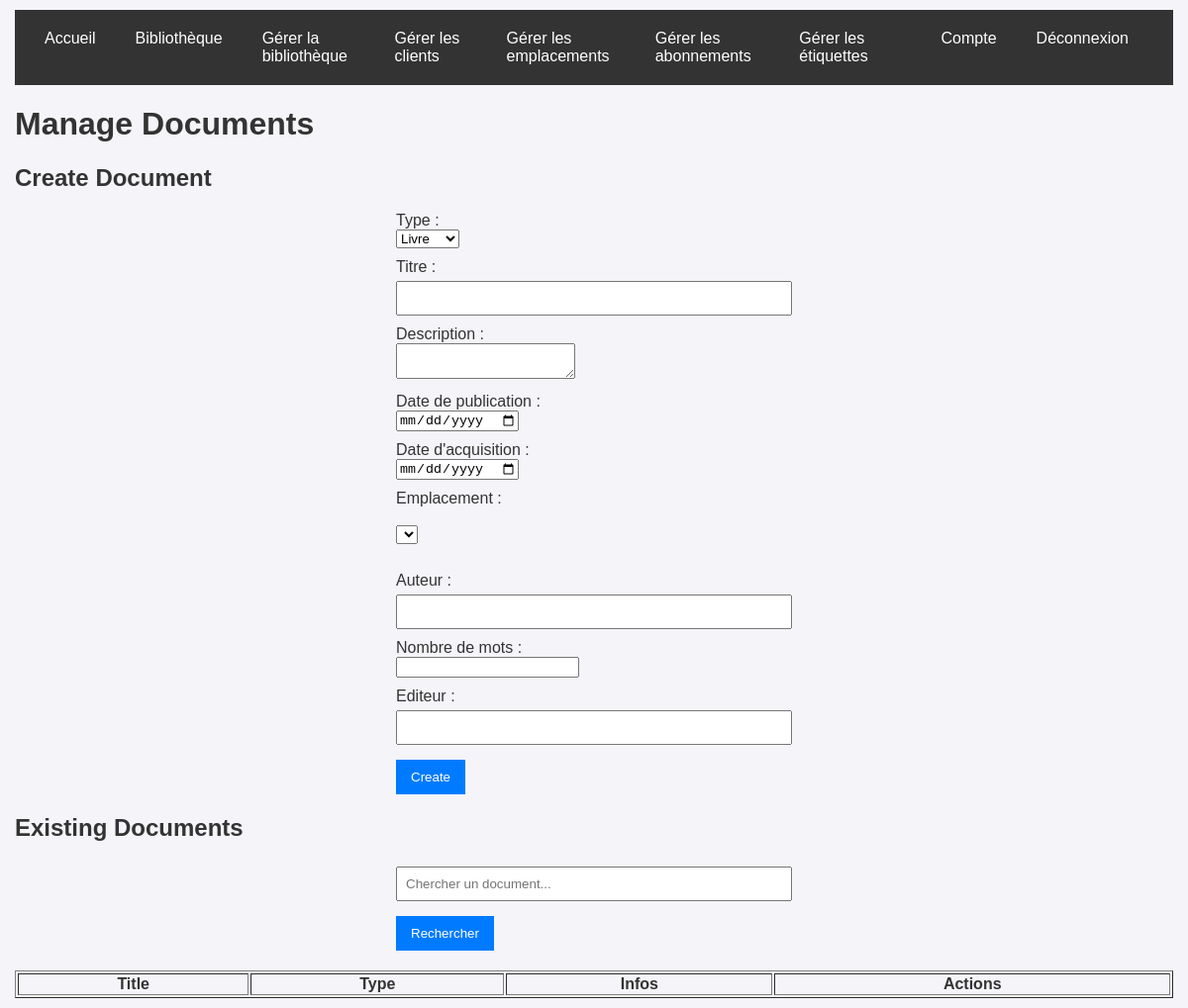
/backoffice/manage_library.php (signed in), run on an earlier commit of the app's database.
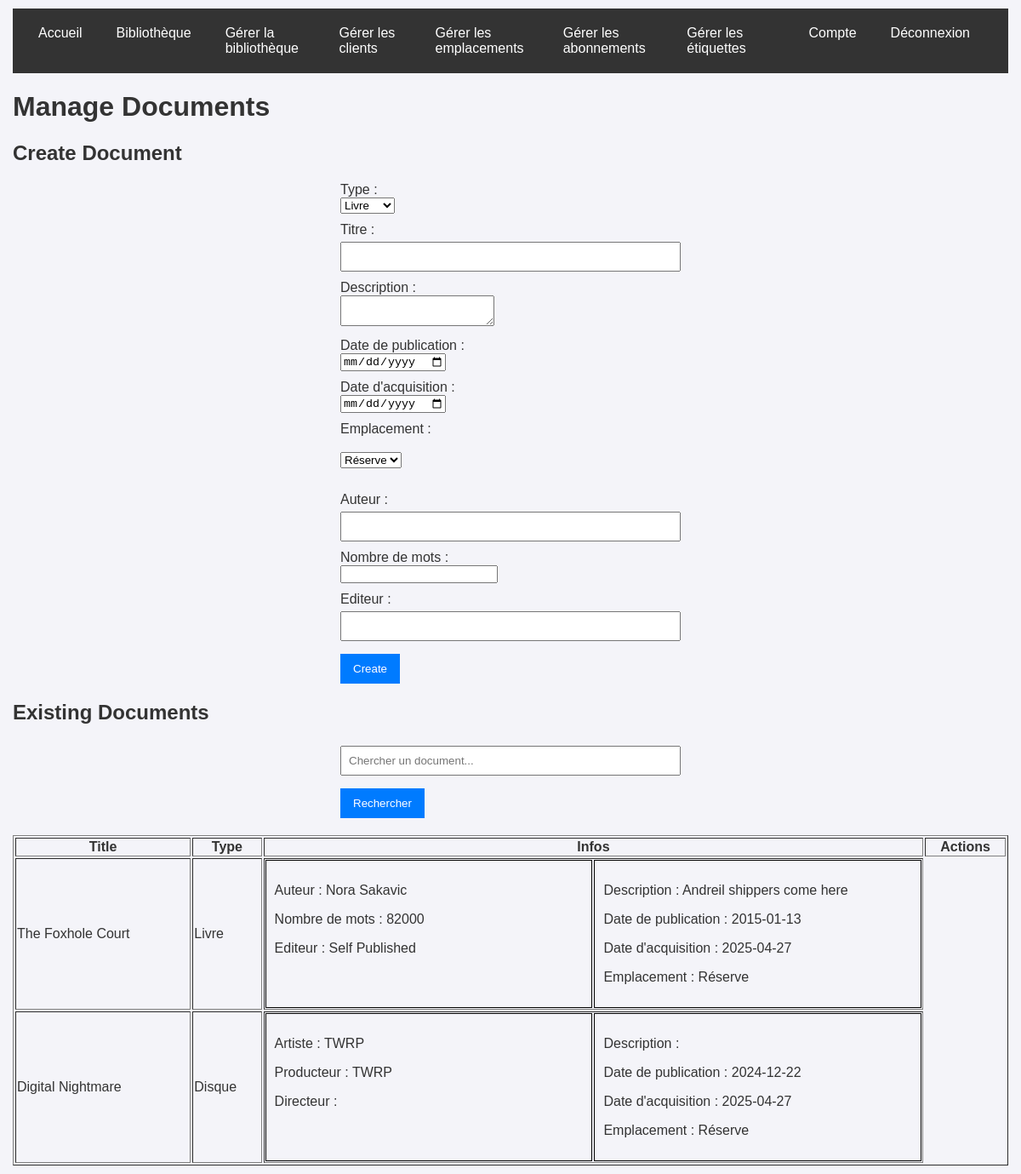
And on a later commit of the database.
### tables this page shows
CREATE TABLE Document(
   id_document INTEGER,
   title_document TEXT NOT NULL,
   publishing_date_document NUMERIC NOT NULL,
   description_document TEXT,
   acquisition_date_document NUMERIC NOT NULL,
   id_location INTEGER NOT NULL, "available_document",
   PRIMARY KEY(id_document),
   FOREIGN KEY(id_location) REFERENCES Location(id_location)
);

CREATE TABLE Book(
   id_document INTEGER,
   author_book TEXT,
   nbr_words_book TEXT,
   publisher_book TEXT,
   PRIMARY KEY(id_document),
   FOREIGN KEY(id_document) REFERENCES Document(id_document)
);

CREATE TABLE Location(
   id_location INTEGER,
   name_location TEXT NOT NULL,
   description_location TEXT,
   PRIMARY KEY(id_location),
   UNIQUE(name_location)
);

CREATE TABLE Disk(
   id_document INTEGER,
   artist_disk TEXT,
   producer_disk TEXT,
   director_disk TEXT,
   PRIMARY KEY(id_document),
   FOREIGN KEY(id_document) REFERENCES Document(id_document)
);

### display_documents.php (the view, shortened to what this page needs)
<table border="1" class="full-width-table">
    <thead>
        <tr>
            <th>Title</th>
            <th>Type</th>
            <th>Infos</th>
            <?php if ($display_argument == display_argument::NoAction): ?> <th>Status</th>
            <?php else: ?> <th>Actions</th> <?php endif; ?>
        </tr>
    </thead>
    <tbody>
        <?php foreach ($documents as $document): ?>
            <?php $document['type_document'] = array_key_exists('author_book', $document) && $document['author_book'] != null
                    ? type_document::Book
                    : type_document::Disk ?>
            <tr>
                <td><?= htmlspecialchars($document['title_document']) ?></td>
                <td><?=
                    $document['type_document'] == type_document::Book ? 'Livre' : 'Disque'
                ?></td>
                <td>
                    <div style="display: flex; flex-direction: row; gap:2px; width: 100%;">
                        <div class="document-details-table-cell">
                        <?php if ($document['type_document'] == type_document::Book): ?>
                            <p>Auteur : <?= htmlspecialchars($document['author_book']) ?></p>
                            <p>Nombre de mots : <?= htmlspecialchars($document['nbr_words_book']) ?></p>
                            <p>Editeur : <?= htmlspecialchars($document['publisher_book']) ?></p>
                        <?php else : ?>
                            <p>Artiste : <?= htmlspecialchars($document['artist_disk']) ?></p>
                            <p>Producteur : <?= htmlspecialchars($document['producer_disk']) ?></p>
                            <p>Directeur : <?= htmlspecialchars($document['director_disk']) ?></p>
                        <?php endif; ?>
                        </div>
                        <div class="document-details-table-cell">
                            <p>Description : <?= htmlspecialchars($document['description_document']) ?></p>
                            <p>Date de publication : <?= htmlspecialchars($document['publishing_date_document']) ?></p>
                            <p>Date d'acquisition : <?= htmlspecialchars($document['acquisition_date_document']) ?></p>
                            <p>Emplacement : <?= htmlspecialchars($document['name_location']) ?></p>
                        </div>
                    </div>
                </td>
            </tr>
        <?php endforeach; ?>
    </tbody>
</table>

### backoffice/manage_library.php (shortened to what this page needs)
<?php
require_once '../database/db_connection.php';
$locations = $pdo->query("SELECT * FROM location")->fetchAll(PDO::FETCH_ASSOC);
$stmt = $pdo->query("SELECT d.*, b.author_book, b.nbr_words_book, b.publisher_book, di.artist_disk, di.producer_disk, di.director_disk, l.* FROM document d LEFT JOIN book b ON d.id_document = b.id_document LEFT JOIN disk di ON d.id_document = di.id_document LEFT JOIN location l ON d.id_location = l.id_location");
$documents = $stmt->fetchAll(PDO::FETCH_ASSOC);
?>
<!DOCTYPE html>
<html lang="en">
<head>
    <link rel="stylesheet" href="../styles/style.css">
</head>
<body>
    <?php include '../navbar.php'; ?>
    <h1>Manage Documents</h1>
    <h2>Create Document</h2>
    <form method="POST">
        <label for="type">Type :</label>
        <select id="type" name="type" required>
            <option value="book">Livre</option>
        </select>
        <label for="title">Titre :</label>
        <input type="text" id="title" name="title" required>
        <label for="description">Description :</label>
        <textarea id="description" name="description"></textarea>
        <label for="publishing_date">Date de publication :</label>
        <input type="date" id="publishing_date" name="publishing_date" required>
        <label for="acquisition_date">Date d'acquisition :</label>
        <input type="date" id="acquisition_date" name="acquisition_date" required>
        <label for="id_location">Emplacement :</label><br>
            <select id="id_location" name="id_location" required>
                <?php foreach ($locations as $location): ?>
                    <option value="<?= $location['id_location'] ?>">
                        <?= htmlspecialchars($location['name_location']) ?>
                    </option>
                <?php endforeach; ?>
            </select><br><br>
        <div id="dynamic-form"></div>
        <button type="submit">Create</button>
    </form>
    <h2>Existing Documents</h2>
    <div class="search-container">
        <form method="GET" action="manage_library.php">
            <input type="text" name="search" placeholder="Chercher un document..." value="<?php echo htmlspecialchars($_GET['search'] ?? ''); ?>">
            <button type="submit">Rechercher</button>
        </form>
    </div>
    <?php $hide_document_actions = false; include '../display_documents.php'; ?>
</body>
</html>

### navbar.php (shortened to what this page needs)
<?php
$httpProtocol = !isset($_SERVER['HTTPS']) || $_SERVER['HTTPS'] != 'on' ? 'http' : 'https';
$base_url = $httpProtocol.'://'.$_SERVER['HTTP_HOST'];
?>
<!DOCTYPE html>
<html lang="en">
<head>
    <link rel="stylesheet" href="styles/style.css">
</head>
<body>
    <div class="navbar">
        <?php
        echo "<a href=\"$base_url/index.php\">Accueil</a>
        <a href=\"$base_url/library.php\">Bibliothèque</a>";
        if (isset($_SESSION['role']) && in_array($_SESSION['role'], [1, 2, 3])) {
            echo "<a href=\"$base_url/backoffice/manage_library.php\">Gérer la bibliothèque</a>";
            echo "<a href=\"$base_url/backoffice/manage_client.php\">Gérer les clients</a>";
            echo "<a href=\"$base_url/backoffice/manage_location.php\">Gérer les emplacements</a>";
            echo "<a href=\"$base_url/backoffice/manage_subscription.php\">Gérer les abonnements</a>";
            echo "<a href=\"$base_url/backoffice/manage_tag.php\">Gérer les étiquettes</a>";
        }
        echo '<div class="navbar-right">';
        if (isset($_SESSION['user_id'])) {
            echo "<a href=\"$base_url/account.php\">Compte</a>";
            echo "<a href=\"$base_url/logout.php\">Déconnexion</a>";
        } else {
            echo "<a href=\"$base_url/login.php\">Se connecter / Créer un compte</a>";
        }
        echo '</div>';
    ?>
    </div>
</body>
</html>

### styles/style.css (style rules this page uses)
body { font-family: Arial, sans-serif; margin: 0; padding: 10px 15px; background-color: #f4f4f9; color: #333; }
a { color: #6c5ce7; text-decoration: none; }
.navbar { display: flex; background-color: #333; padding: 10px; }
.navbar a { color: white; text-decoration: none; padding: 10px 15px; margin: 0 5px; }
.navbar-right { margin-left: auto; padding: 10px 15px; }
form { max-width: 400px; margin: auto; }
label { display: block; margin-top: 10px; }
input[type="text"], input[type="email"], input[type="password"] { width: 100%; padding: 8px; margin-top: 5px; box-sizing: border-box; }
button { margin-top: 15px; padding: 10px 15px; background-color: #007BFF; color: white; border: none; cursor: pointer; }
.search-container { margin-bottom: 20px; }
.document-details-table-cell { padding: 10px; border: 1px solid #000000; text-align: left; width: 50%; }
.full-width-table { width: 100%; }

What changed in the data, as far as the page shows it:
added document: title_document "The Foxhole Court", shows "Livre", book.author_book "Nora Sakavic", book.nbr_words_book "82000", book.publisher_book "Self Published", description_document "Andreil shippers come here", publishing_date_document "2015-01-13", acquisition_date_document "2025-04-27", id_location.name_location "Réserve"
added document: title_document "Digital Nightmare", shows "Disque", disk.artist_disk "TWRP", disk.producer_disk "TWRP", publishing_date_document "2024-12-22", acquisition_date_document "2025-04-27", id_location.name_location "Réserve"
Also different on the page:
form field id_location: (not shown) → "Réserve"
